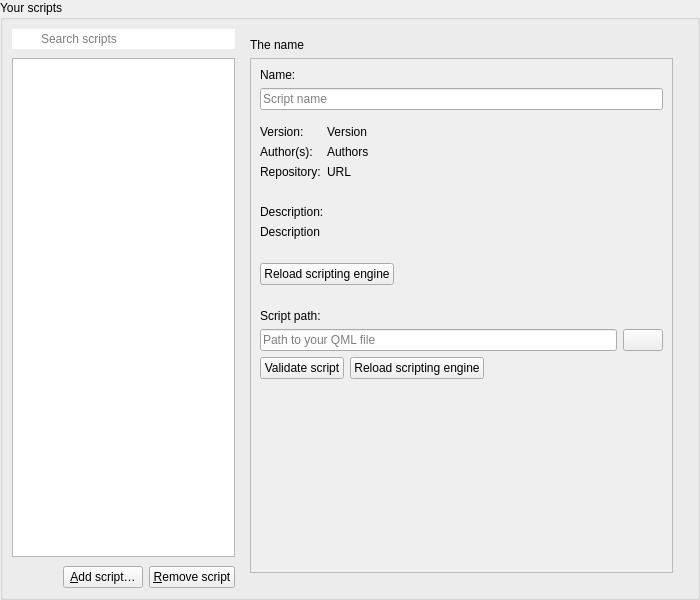
<?xml version="1.0" encoding="UTF-8"?>
<ui version="4.0">
 <class>ScriptingSettingsWidget</class>
 <widget class="QWidget" name="ScriptingSettingsWidget">
  <property name="geometry">
   <rect>
    <x>0</x>
    <y>0</y>
    <width>700</width>
    <height>600</height>
   </rect>
  </property>
  <layout class="QGridLayout" name="gridLayout">
   <property name="leftMargin">
    <number>0</number>
   </property>
   <property name="topMargin">
    <number>0</number>
   </property>
   <property name="rightMargin">
    <number>0</number>
   </property>
   <property name="bottomMargin">
    <number>0</number>
   </property>
   <item row="0" column="0">
    <widget class="QGroupBox" name="groupBox_16">
     <property name="title">
      <string>Your scripts</string>
     </property>
     <layout class="QGridLayout" name="gridLayout_30">
      <item row="0" column="0">
       <widget class="QFrame" name="scriptSelectFrame">
        <property name="sizePolicy">
         <sizepolicy hsizetype="Preferred" vsizetype="Preferred">
          <horstretch>1</horstretch>
          <verstretch>0</verstretch>
         </sizepolicy>
        </property>
        <property name="frameShape">
         <enum>QFrame::Shape::NoFrame</enum>
        </property>
         <layout class="QGridLayout" name="gridLayout_31">
         <property name="leftMargin">
          <number>0</number>
         </property>
         <property name="topMargin">
          <number>0</number>
         </property>
         <property name="rightMargin">
          <number>0</number>
         </property>
         <property name="bottomMargin">
          <number>0</number>
         </property>
         <property name="spacing">
          <number>9</number>
         </property>
          <item row="1" column="0">
           <widget class="ScriptListWidget" name="scriptListWidget">
           <property name="sizePolicy">
            <sizepolicy hsizetype="Expanding" vsizetype="Expanding">
             <horstretch>2</horstretch>
             <verstretch>0</verstretch>
            </sizepolicy>
           </property>
           <property name="dragEnabled">
            <bool>true</bool>
           </property>
           <property name="dragDropMode">
            <enum>QAbstractItemView::DragDropMode::InternalMove</enum>
           </property>
           <property name="defaultDropAction">
            <enum>Qt::DropAction::TargetMoveAction</enum>
           </property>
          </widget>
         </item>
          <item row="2" column="0">
           <widget class="QFrame" name="frame_5">
           <property name="frameShape">
            <enum>QFrame::Shape::NoFrame</enum>
           </property>
           <property name="frameShadow">
            <enum>QFrame::Shadow::Plain</enum>
           </property>
           <layout class="QGridLayout" name="gridLayout_32">
            <property name="leftMargin">
             <number>0</number>
            </property>
            <property name="topMargin">
             <number>0</number>
            </property>
            <property name="rightMargin">
             <number>0</number>
            </property>
            <property name="bottomMargin">
             <number>0</number>
            </property>
            <item row="0" column="1">
             <widget class="QPushButton" name="scriptAddButton">
              <property name="text">
               <string>&amp;Add script…</string>
              </property>
              <property name="icon">
               <iconset theme="document-new" resource="../../breeze-qownnotes.qrc">
                <normaloff>:/icons/breeze-qownnotes/16x16/document-new.svg</normaloff>:/icons/breeze-qownnotes/16x16/document-new.svg</iconset>
              </property>
             </widget>
            </item>
            <item row="0" column="2">
             <widget class="QPushButton" name="scriptRemoveButton">
              <property name="text">
               <string>&amp;Remove script</string>
              </property>
              <property name="icon">
               <iconset theme="edit-delete" resource="../../breeze-qownnotes.qrc">
                <normaloff>:/icons/breeze-qownnotes/16x16/edit-delete.svg</normaloff>:/icons/breeze-qownnotes/16x16/edit-delete.svg</iconset>
              </property>
             </widget>
            </item>
            <item row="0" column="0">
             <spacer name="horizontalSpacer_4">
              <property name="orientation">
               <enum>Qt::Orientation::Horizontal</enum>
              </property>
              <property name="sizeHint" stdset="0">
               <size>
                <width>40</width>
                <height>20</height>
               </size>
              </property>
             </spacer>
            </item>
            </layout>
           </widget>
          </item>
          <item row="0" column="0">
           <widget class="QLineEdit" name="scriptSearchLineEdit">
            <property name="styleSheet">
             <string notr="true">QLineEdit {
	border: none;
	padding: 2px 5px 2px 27px;
	background-image: url(:/images/search-notes.svg);
	background-repeat: no-repeat;
	background-position: center left;
	margin-right: 0px;
}
</string>
            </property>
            <property name="placeholderText">
             <string>Search scripts</string>
            </property>
            <property name="clearButtonEnabled">
             <bool>true</bool>
            </property>
           </widget>
          </item>
         </layout>
        </widget>
       </item>
      <item row="0" column="3">
       <widget class="QFrame" name="scriptEditOuterFrame">
        <property name="sizePolicy">
         <sizepolicy hsizetype="Preferred" vsizetype="Preferred">
          <horstretch>2</horstretch>
          <verstretch>0</verstretch>
         </sizepolicy>
        </property>
        <property name="frameShape">
         <enum>QFrame::Shape::NoFrame</enum>
        </property>
        <property name="frameShadow">
         <enum>QFrame::Shadow::Raised</enum>
        </property>
        <layout class="QGridLayout" name="gridLayout_36">
         <property name="leftMargin">
          <number>0</number>
         </property>
         <property name="topMargin">
          <number>0</number>
         </property>
         <property name="rightMargin">
          <number>0</number>
         </property>
         <property name="bottomMargin">
          <number>0</number>
         </property>
         <item row="0" column="0">
          <widget class="QFrame" name="scriptEditFrame">
           <property name="sizePolicy">
            <sizepolicy hsizetype="Preferred" vsizetype="Preferred">
             <horstretch>0</horstretch>
             <verstretch>0</verstretch>
            </sizepolicy>
           </property>
           <property name="frameShape">
            <enum>QFrame::Shape::NoFrame</enum>
           </property>
           <property name="frameShadow">
            <enum>QFrame::Shadow::Raised</enum>
           </property>
           <layout class="QGridLayout" name="gridLayout_33">
            <item row="2" column="0">
             <widget class="QScrollArea" name="scrollArea">
              <property name="horizontalScrollBarPolicy">
               <enum>Qt::ScrollBarPolicy::ScrollBarAlwaysOff</enum>
              </property>
              <property name="widgetResizable">
               <bool>true</bool>
              </property>
              <widget class="QWidget" name="scrollAreaWidgetContents">
               <property name="geometry">
                <rect>
                 <x>0</x>
                 <y>0</y>
                 <width>431</width>
                 <height>588</height>
                </rect>
               </property>
               <layout class="QGridLayout" name="gridLayout_55">
                <item row="6" column="0">
                 <spacer name="verticalSpacer">
                  <property name="orientation">
                   <enum>Qt::Vertical</enum>
                  </property>
                  <property name="sizeHint" stdset="0">
                   <size>
                    <width>20</width>
                    <height>0</height>
                   </size>
                  </property>
                 </spacer>
                </item>
                <item row="2" column="0">
                 <widget class="QFrame" name="scriptRepositoryItemFrame">
                  <property name="frameShape">
                   <enum>QFrame::Shape::NoFrame</enum>
                  </property>
                  <layout class="QGridLayout" name="gridLayout_52">
                   <property name="leftMargin">
                    <number>0</number>
                   </property>
                   <property name="rightMargin">
                    <number>0</number>
                   </property>
                   <item row="4" column="0" colspan="2">
                    <widget class="QLabel" name="label_26">
                     <property name="text">
                      <string>Description:</string>
                     </property>
                    </widget>
                   </item>
                   <item row="1" column="1">
                    <widget class="Label" name="scriptAuthorsLabel">
                     <property name="text">
                      <string notr="true">Authors</string>
                     </property>
                     <property name="wordWrap">
                      <bool>true</bool>
                     </property>
                     <property name="openExternalLinks">
                      <bool>true</bool>
                     </property>
                    </widget>
                   </item>
                   <item row="1" column="0">
                    <widget class="QLabel" name="textLabel_2">
                     <property name="text">
                      <string>Author(s):</string>
                     </property>
                     <property name="wordWrap">
                      <bool>true</bool>
                     </property>
                    </widget>
                   </item>
                   <item row="3" column="1">
                    <spacer name="horizontalSpacer_7">
                     <property name="orientation">
                      <enum>Qt::Orientation::Horizontal</enum>
                     </property>
                     <property name="sizeHint" stdset="0">
                      <size>
                       <width>40</width>
                       <height>20</height>
                      </size>
                     </property>
                    </spacer>
                   </item>
                   <item row="2" column="0">
                    <widget class="QLabel" name="textLabel2">
                     <property name="text">
                      <string>Repository:</string>
                     </property>
                     <property name="wordWrap">
                      <bool>true</bool>
                     </property>
                    </widget>
                   </item>
                   <item row="0" column="1">
                    <widget class="QLabel" name="scriptVersionLabel">
                     <property name="text">
                      <string notr="true">Version</string>
                     </property>
                     <property name="textFormat">
                      <enum>Qt::TextFormat::PlainText</enum>
                     </property>
                     <property name="textInteractionFlags">
                      <set>Qt::TextInteractionFlag::LinksAccessibleByMouse|Qt::TextInteractionFlag::TextSelectableByMouse</set>
                     </property>
                    </widget>
                   </item>
                   <item row="5" column="0" colspan="2">
                    <widget class="Label" name="scriptDescriptionLabel">
                     <property name="text">
                      <string notr="true">Description</string>
                     </property>
                     <property name="wordWrap">
                      <bool>true</bool>
                     </property>
                     <property name="openExternalLinks">
                      <bool>true</bool>
                     </property>
                     <property name="textInteractionFlags">
                      <set>Qt::TextInteractionFlag::LinksAccessibleByMouse|Qt::TextInteractionFlag::TextSelectableByMouse</set>
                     </property>
                    </widget>
                   </item>
                   <item row="0" column="0">
                    <widget class="QLabel" name="textLabel">
                     <property name="text">
                      <string>Version:</string>
                     </property>
                     <property name="wordWrap">
                      <bool>true</bool>
                     </property>
                    </widget>
                   </item>
                   <item row="2" column="1">
                    <widget class="Label" name="scriptRepositoryLinkLabel">
                     <property name="toolTip">
                      <string notr="true"/>
                     </property>
                     <property name="text">
                      <string notr="true">URL</string>
                     </property>
                     <property name="wordWrap">
                      <bool>true</bool>
                     </property>
                     <property name="openExternalLinks">
                      <bool>true</bool>
                     </property>
                    </widget>
                   </item>
                  </layout>
                 </widget>
                </item>
                <item row="5" column="0">
                 <widget class="QFrame" name="scriptSettingsFrame">
                  <property name="frameShape">
                   <enum>QFrame::Shape::NoFrame</enum>
                  </property>
                  <layout class="QGridLayout" name="gridLayout_54">
                   <property name="leftMargin">
                    <number>0</number>
                   </property>
                   <property name="topMargin">
                    <number>16</number>
                   </property>
                   <property name="rightMargin">
                    <number>0</number>
                   </property>
                   <property name="bottomMargin">
                    <number>16</number>
                   </property>
                  </layout>
                 </widget>
                </item>
                <item row="0" column="0">
                 <widget class="QLabel" name="scriptNameLineEditLabel">
                  <property name="text">
                   <string>Name:</string>
                  </property>
                 </widget>
                </item>
                <item row="1" column="0">
                 <widget class="QLineEdit" name="scriptNameLineEdit">
                  <property name="placeholderText">
                   <string>Script name</string>
                  </property>
                  <property name="clearButtonEnabled">
                   <bool>true</bool>
                  </property>
                 </widget>
                </item>
                <item row="4" column="0">
                 <widget class="QFrame" name="localScriptItemFrame">
                  <property name="frameShadow">
                   <enum>QFrame::Shadow::Raised</enum>
                  </property>
                  <layout class="QGridLayout" name="gridLayout_53">
                   <property name="leftMargin">
                    <number>0</number>
                   </property>
                   <property name="rightMargin">
                    <number>0</number>
                   </property>
                   <item row="6" column="0" colspan="4">
                    <widget class="Label" name="scriptValidationLabel">
                     <property name="text">
                      <string/>
                     </property>
                     <property name="wordWrap">
                      <bool>true</bool>
                     </property>
                     <property name="textInteractionFlags">
                      <set>Qt::TextInteractionFlag::LinksAccessibleByMouse|Qt::TextInteractionFlag::TextSelectableByMouse</set>
                     </property>
                    </widget>
                   </item>
                   <item row="0" column="0" colspan="4">
                    <widget class="QLabel" name="label_18">
                     <property name="text">
                      <string>Script path:</string>
                     </property>
                    </widget>
                   </item>
                   <item row="4" column="0">
                    <widget class="QPushButton" name="scriptValidationButton">
                     <property name="text">
                      <string>Validate script</string>
                     </property>
                    </widget>
                   </item>
                   <item row="4" column="1">
                    <widget class="QPushButton" name="scriptReloadEngineButton">
                     <property name="toolTip">
                      <string>You need to reload the scripting engine if you modify a script file</string>
                     </property>
                     <property name="text">
                      <string>Reload scripting engine</string>
                     </property>
                    </widget>
                   </item>
                   <item row="2" column="3">
                    <widget class="QPushButton" name="scriptPathButton">
                     <property name="toolTip">
                      <string>Click here to select your QML script</string>
                     </property>
                     <property name="text">
                      <string/>
                     </property>
                     <property name="icon">
                      <iconset theme="document-open" resource="../../breeze-qownnotes.qrc">
                       <normaloff>:/icons/breeze-qownnotes/16x16/document-open.svg</normaloff>:/icons/breeze-qownnotes/16x16/document-open.svg</iconset>
                     </property>
                    </widget>
                   </item>
                   <item row="7" column="0" colspan="4">
                    <widget class="Label" name="scriptInfoLabel">
                     <property name="wordWrap">
                      <bool>true</bool>
                     </property>
                     <property name="openExternalLinks">
                      <bool>true</bool>
                     </property>
                    </widget>
                   </item>
                   <item row="2" column="0" colspan="3">
                    <widget class="QLineEdit" name="scriptPathLineEdit">
                     <property name="readOnly">
                      <bool>true</bool>
                     </property>
                     <property name="placeholderText">
                      <string>Path to your QML file</string>
                     </property>
                    </widget>
                   </item>
                   <item row="4" column="2">
                    <spacer name="horizontalSpacer_5">
                     <property name="orientation">
                      <enum>Qt::Orientation::Horizontal</enum>
                     </property>
                     <property name="sizeHint" stdset="0">
                      <size>
                       <width>40</width>
                       <height>20</height>
                      </size>
                     </property>
                    </spacer>
                   </item>
                  </layout>
                 </widget>
                </item>
                <item row="3" column="0">
                 <widget class="QFrame" name="repositoryScriptItemFrame">
                  <property name="frameShape">
                   <enum>QFrame::Shape::NoFrame</enum>
                  </property>
                  <property name="frameShadow">
                   <enum>QFrame::Shadow::Raised</enum>
                  </property>
                  <layout class="QGridLayout" name="gridLayout_81">
                   <property name="leftMargin">
                    <number>0</number>
                   </property>
                   <property name="rightMargin">
                    <number>0</number>
                   </property>
                   <item row="0" column="0">
                    <widget class="QPushButton" name="scriptReloadEngineButton2">
                     <property name="toolTip">
                      <string>You need to reload the scripting engine if you modify a script file</string>
                     </property>
                     <property name="text">
                      <string>Reload scripting engine</string>
                     </property>
                    </widget>
                   </item>
                   <item row="0" column="1">
                    <spacer name="horizontalSpacer_18">
                     <property name="orientation">
                      <enum>Qt::Orientation::Horizontal</enum>
                     </property>
                     <property name="sizeHint" stdset="0">
                      <size>
                       <width>40</width>
                       <height>20</height>
                      </size>
                     </property>
                    </spacer>
                   </item>
                   </layout>
                  </widget>
                 </item>
                </layout>
               </widget>
              </widget>
             </item>
            <item row="6" column="0" colspan="2">
             <widget class="QFrame" name="frame_6">
              <property name="frameShape">
               <enum>QFrame::Shape::NoFrame</enum>
             </property>
             <property name="frameShadow">
              <enum>QFrame::Shadow::Raised</enum>
             </property>
             <layout class="QGridLayout" name="gridLayout_34">
              <property name="leftMargin">
               <number>0</number>
              </property>
              <property name="topMargin">
               <number>0</number>
              </property>
              <property name="rightMargin">
               <number>0</number>
              </property>
              <property name="bottomMargin">
               <number>0</number>
              </property>
             </layout>
            </widget>
           </item>
           <item row="1" column="0" colspan="2">
            <widget class="QLabel" name="scriptNameLabel">
             <property name="text">
              <string>The name</string>
             </property>
            </widget>
           </item>
          </layout>
         </widget>
        </item>
       </layout>
      </widget>
     </item>
    </layout>
   </widget>
  </item>
 </layout>
 </widget>
 <customwidgets>
  <customwidget>
   <class>Label</class>
   <extends>QLabel</extends>
   <header location="global">widgets/label.h</header>
  </customwidget>
  <customwidget>
   <class>ScriptListWidget</class>
   <extends>QListWidget</extends>
   <header>widgets/scriptlistwidget.h</header>
  </customwidget>
 </customwidgets>
 <resources>
  <include location="../../breeze-qownnotes.qrc"/>
 </resources>
 <connections/>
</ui>
